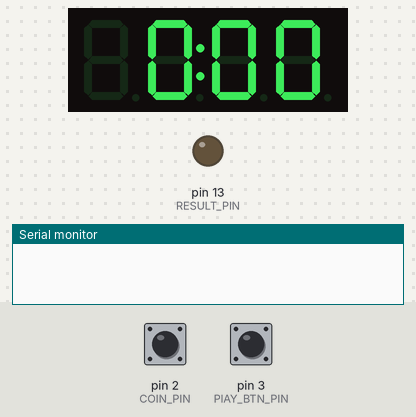
A sketch run on a simulated Arduino Uno, built with avr-gcc and run on an emulated ATmega328P. Parts: 4-digit seven-segment display, output pins drawn as LEDs (lit = HIGH), the last lines printed to the serial monitor. The test bench sets the inputs (shaded band); at power-on: pin 2 (COIN_PIN) HIGH, pin 3 (PlAY_BTN_PIN) LOW.

Above: at 1.2 s.
1.3 s: pin 2 (COIN_PIN) driven LOW
At 1.55 s:
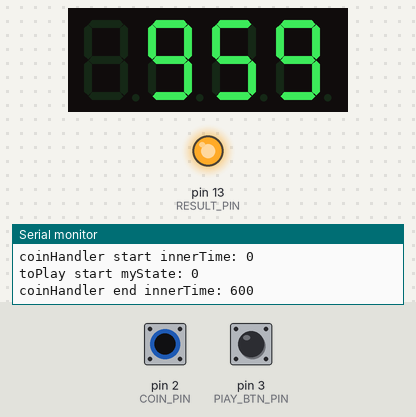
4.3 s: pin 3 (PlAY_BTN_PIN) pulled HIGH for 0.15 s
At 5.3 s:
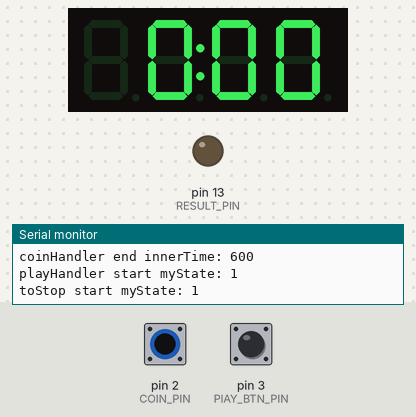
5.9 s: pin 3 (PlAY_BTN_PIN) pulled HIGH for 1 s
8.4 s: pin 2 (COIN_PIN) pulsed HIGH 2 times (0.12 s each, 0.3 s apart)
At 10.4 s:
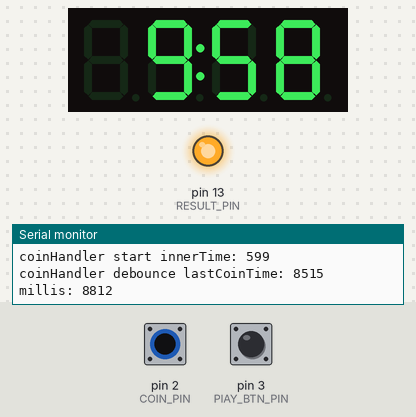
12.0 s: pin 3 (PlAY_BTN_PIN) pulled HIGH for 3.2 s
At 12.3 s:
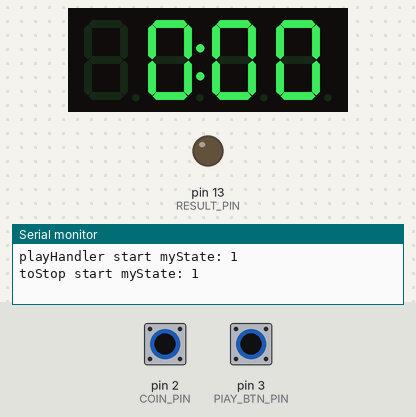
Timing chart, 0 to 15.0 s (numbered marks = the images above; inputs shaded):
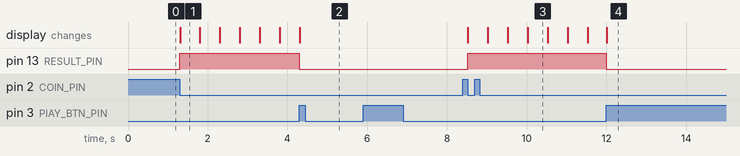

Measured:
- after the input at 1.3 s, pin 13 (RESULT_PIN): LOW → HIGH at once; the display: changes at once (image 1)
- after the input at 4.3 s, pin 13 (RESULT_PIN): HIGH → LOW at once
- after the input at 8.4 s, pin 13 (RESULT_PIN): LOW → HIGH after 0.12 s; the display: first changes after 0.13 s (image 3 shows a later state)
- after the input at 12.0 s, pin 13 (RESULT_PIN): HIGH → LOW at once
- what the display in image 3 shows lasts 0.5 s, from 10.0 s to 10.5 s

The sketch:

arduino_coin_timer.ino
```cpp
#include <GyverTM1637.h>

#define CLK_PIN 4
#define DIO_PIN 5
#define COIN_PIN 2
#define PlAY_BTN_PIN 3
#define RESET_BTN_PIN 6
#define RESULT_PIN 13

#define COIN_SECONDS 600
#define POINTS_PING_MILLIS 500
#define CLOCK_UPDATE_MILLIS 1000

GyverTM1637 disp(CLK_PIN, DIO_PIN);

volatile uint32_t innerTime = 0;
uint32_t lastCoinTime = 0;
uint32_t lastPingPoint = 0;
uint32_t lastClockUpdate = 0;
uint8_t brightness = 7;   // яркость, 0 - 7 (минимум - максимум)
bool pointsFlag = false;

enum state {
  STOP,
  PLAY,
};
state myState;

void toStop() {
  Serial.println("toStop start myState: " + String(myState));
  myState = STOP;
  digitalWrite(RESULT_PIN, LOW);
  innerTime = 0;
  displayClock();
  pointsFlag = true;
  disp.point(pointsFlag);
}

void toPlay() {
  Serial.println("toPlay start myState: " + String(myState));
  myState = PLAY;
  digitalWrite(RESULT_PIN, HIGH);
}

void pingPoints() {
  if (millis() - lastPingPoint >= POINTS_PING_MILLIS) {
    lastPingPoint = millis();
    pointsFlag = !pointsFlag;
    disp.point(pointsFlag);
  }
}

void updateTime() {
  if (millis() - lastClockUpdate >= CLOCK_UPDATE_MILLIS) {
    lastClockUpdate = millis();
    if (innerTime < 1) {
      return toStop();
    }
    innerTime--;
    displayClock();
  }
}

void displayClock() {
  int16_t mins = 99, secs = 99;
  mins = innerTime / 60;
  if (mins > 99) mins = 99;
  secs = innerTime % 60;
  disp.displayClock(mins, secs);
}

void coinHandler() {
  Serial.println("coinHandler start innerTime: " + String(innerTime));
  if (lastCoinTime + 300 > millis()) {
    Serial.println("coinHandler debounce lastCoinTime: " + String(lastCoinTime) + " millis: " + millis());
    return;
  }
  innerTime += COIN_SECONDS;
  lastCoinTime = millis();
  displayClock();
  toPlay();
  Serial.println("coinHandler end innerTime: " + String(innerTime));
}

void playHandler() {
  Serial.println("playHandler start myState: " + String(myState));
  switch (myState) {
    case PLAY:
      toStop();
      break;
    case STOP:
      toPlay();
  }
}

void setup() {
  pinMode(COIN_PIN, INPUT);
  pinMode(PlAY_BTN_PIN, INPUT);
  pinMode(RESET_BTN_PIN, INPUT);
  attachInterrupt(digitalPinToInterrupt(COIN_PIN), coinHandler, FALLING);
  attachInterrupt(digitalPinToInterrupt(PlAY_BTN_PIN), playHandler, RISING);

  pinMode(RESULT_PIN, OUTPUT);

  disp.clear();
  disp.brightness(brightness);
  displayClock();
  myState = STOP;
  toStop();
  Serial.begin(115200);
}

void loop() {
  switch (myState) {
    case STOP:
      break;
    case PLAY:
      pingPoints();
      updateTime();
      break;
    default:
      toStop();
  }
}
```
